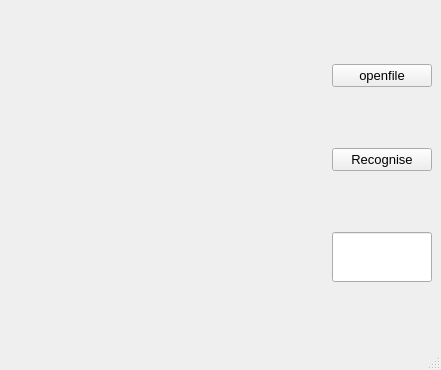
<?xml version="1.0" encoding="UTF-8"?>
<ui version="4.0">
 <class>MainWindow</class>
 <widget class="QMainWindow" name="MainWindow">
  <property name="geometry">
   <rect>
    <x>0</x>
    <y>0</y>
    <width>441</width>
    <height>370</height>
   </rect>
  </property>
  <property name="sizePolicy">
   <sizepolicy hsizetype="Ignored" vsizetype="Preferred">
    <horstretch>0</horstretch>
    <verstretch>0</verstretch>
   </sizepolicy>
  </property>
  <property name="windowTitle">
   <string>MainWindow</string>
  </property>
  <widget class="QWidget" name="centralwidget">
   <layout class="QHBoxLayout" name="horizontalLayout">
    <item>
     <widget class="QLabel" name="imageLabel">
      <property name="sizePolicy">
       <sizepolicy hsizetype="Ignored" vsizetype="Ignored">
        <horstretch>0</horstretch>
        <verstretch>0</verstretch>
       </sizepolicy>
      </property>
      <property name="layoutDirection">
       <enum>Qt::LeftToRight</enum>
      </property>
      <property name="text">
       <string/>
      </property>
      <property name="alignment">
       <set>Qt::AlignCenter</set>
      </property>
     </widget>
    </item>
    <item>
     <layout class="QVBoxLayout" name="verticalLayout">
      <item>
       <widget class="QPushButton" name="openAction">
        <property name="enabled">
         <bool>true</bool>
        </property>
        <property name="sizePolicy">
         <sizepolicy hsizetype="Maximum" vsizetype="Fixed">
          <horstretch>0</horstretch>
          <verstretch>0</verstretch>
         </sizepolicy>
        </property>
        <property name="maximumSize">
         <size>
          <width>100</width>
          <height>16777215</height>
         </size>
        </property>
        <property name="font">
         <font>
          <family>Arial</family>
          <pointsize>10</pointsize>
         </font>
        </property>
        <property name="text">
         <string>openfile</string>
        </property>
       </widget>
      </item>
      <item>
       <widget class="QPushButton" name="changeAction">
        <property name="sizePolicy">
         <sizepolicy hsizetype="Maximum" vsizetype="Fixed">
          <horstretch>0</horstretch>
          <verstretch>0</verstretch>
         </sizepolicy>
        </property>
        <property name="maximumSize">
         <size>
          <width>100</width>
          <height>16777215</height>
         </size>
        </property>
        <property name="font">
         <font>
          <family>Arial</family>
          <pointsize>10</pointsize>
         </font>
        </property>
        <property name="text">
         <string>Recognise</string>
        </property>
       </widget>
      </item>
      <item>
       <widget class="QLineEdit" name="dataEdit">
        <property name="sizePolicy">
         <sizepolicy hsizetype="Maximum" vsizetype="Minimum">
          <horstretch>0</horstretch>
          <verstretch>0</verstretch>
         </sizepolicy>
        </property>
        <property name="minimumSize">
         <size>
          <width>0</width>
          <height>0</height>
         </size>
        </property>
        <property name="maximumSize">
         <size>
          <width>100</width>
          <height>50</height>
         </size>
        </property>
        <property name="font">
         <font>
          <family>Arial</family>
          <pointsize>12</pointsize>
         </font>
        </property>
       </widget>
      </item>
     </layout>
    </item>
   </layout>
  </widget>
  <widget class="QStatusBar" name="statusbar"/>
 </widget>
 <resources/>
 <connections/>
</ui>
